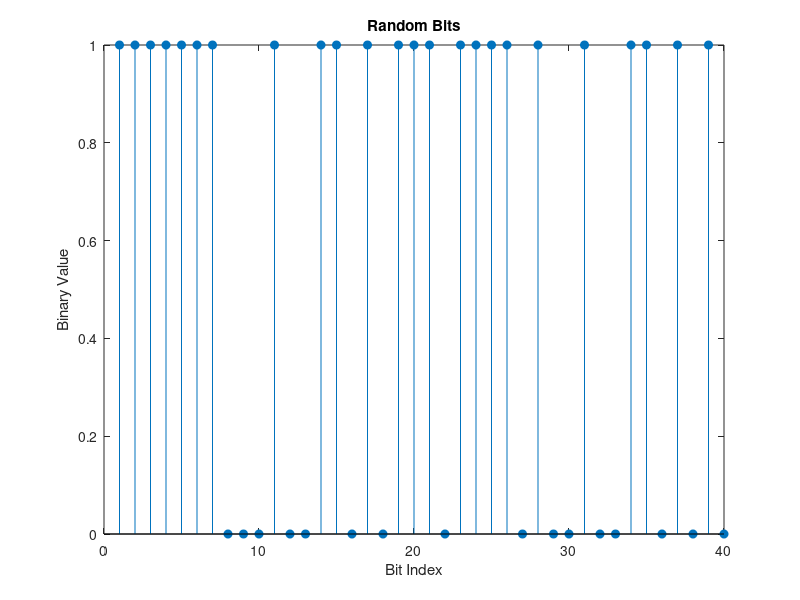
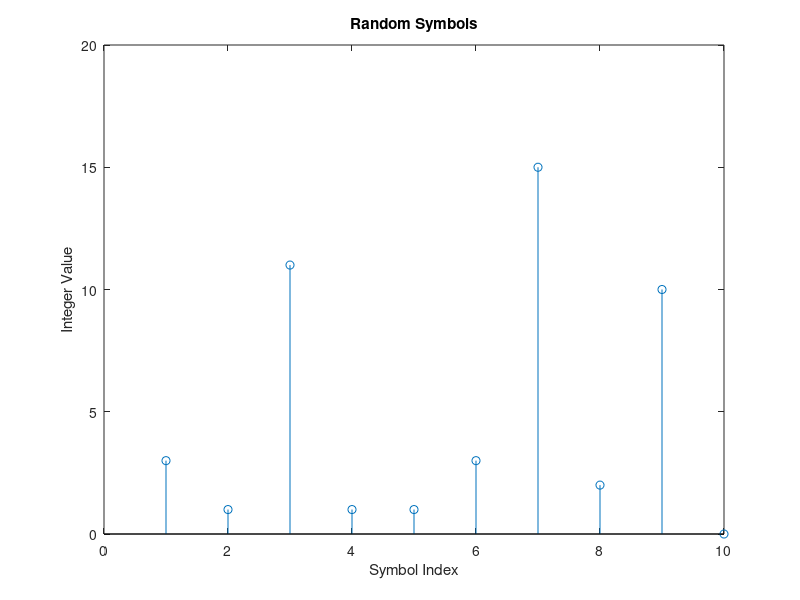
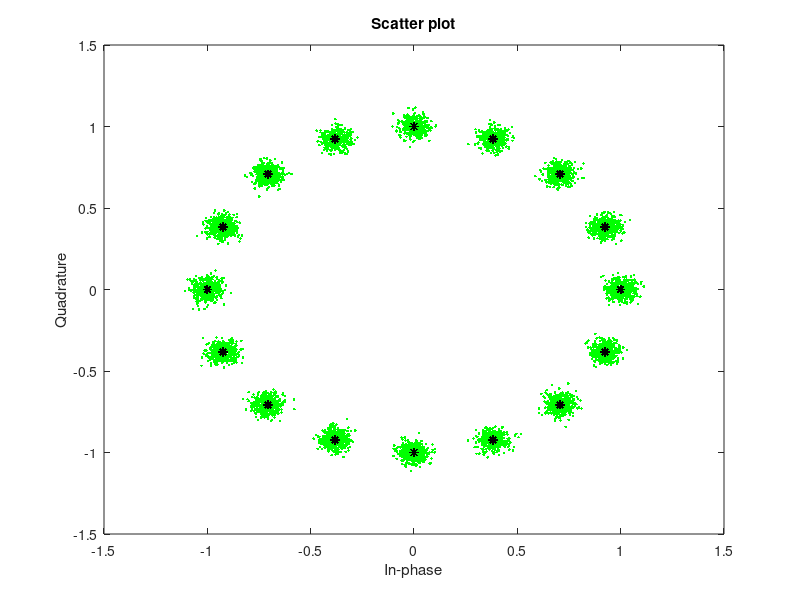

Source code (MATLAB) for these figures, in order:
M = 16;                     % Size of signal constellation
k = log2(M);                % Number of bits per symbol
n = 30000;                  % Number of bits to process
numSamplesPerSymbol = 1;    % Oversampling factor

% Create a binary data stream as a column vector
%rng default                 % Use default random number generator
dataIn = randi([0 1],n,1);  % Generate vector of binary data

% Plot the first 40 bits in a stem plot
stem(dataIn(1:40),'filled');
title('Random Bits');
xlabel('Bit Index');
ylabel('Binary Value');

% Perform a bit-to-symbol mapping
dataInMatrix = reshape(dataIn,length(dataIn)/k,k);   % Reshape data into binary 4-tuples
dataSymbolsIn = bi2de(dataInMatrix);                 % Convert to integers

% Plot the first 10 symbols in a stem plot
figure; % Create new figure window.
stem(dataSymbolsIn(1:10));
title('Random Symbols');
xlabel('Symbol Index');
ylabel('Integer Value');

% Apply modulation
dataMod = pskmod(dataSymbolsIn,M,0);         % Binary coding, phase offset = 0
dataModG = pskmod(dataSymbolsIn,M,0,'gray'); % Gray coding, phase offset = 0

% Calculate the SNR when the channel has an Eb/N0 = 10 dB.
EbNo = 20;
snr = EbNo + 10*log10(k) - 10*log10(numSamplesPerSymbol);

% Pass the signal through the AWGN channel for both the binary and Gray coded symbol mappings.
receivedSignal = awgn(dataMod,snr,'measured');
receivedSignalG = awgn(dataModG,snr,'measured');

sPlotFig = scatterplot(receivedSignal,1,0,'g.');
hold on
scatterplot(dataMod,1,0,'k*',sPlotFig)